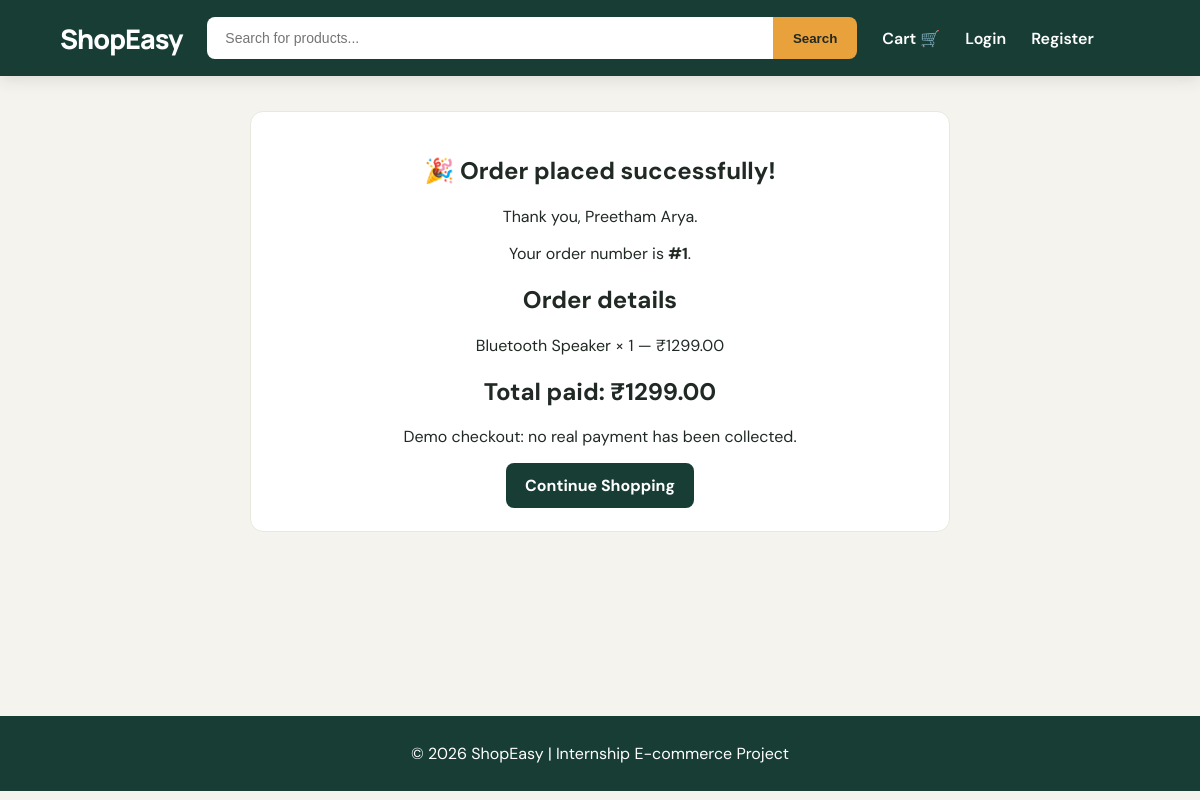
The page /order-success/1/ on the database its author committed.
### store/models.py (models this page shows, shortened)
class Order(models.Model):
    user = models.ForeignKey(
        "auth.User",
        on_delete=models.SET_NULL,
        null=True,
        blank=True,
        related_name="shop_orders"
    )
    customer_name = models.CharField(max_length=120)
    email = models.EmailField()
    phone = models.CharField(max_length=20)
    address = models.TextField()
    total_amount = models.DecimalField(max_digits=10, decimal_places=2)
    created_at = models.DateTimeField(auto_now_add=True)

class OrderItem(models.Model):
    order = models.ForeignKey(
        Order,
        related_name="items",
        on_delete=models.CASCADE
    )
    product = models.ForeignKey(Product, on_delete=models.PROTECT)
    product_name = models.CharField(max_length=200)
    price = models.DecimalField(max_digits=10, decimal_places=2)
    quantity = models.PositiveIntegerField()

### store/views.py (the view)
# urls.py: path("order-success/<int:order_id>/", views.order_success, name="order_success"),
def order_success(request, order_id):
    order = get_object_or_404(Order.objects.prefetch_related("items"), id=order_id)
    return render(request, "store/order_success.html", {"order": order})

### store/templates/store/order_success.html (shortened to what this page needs)
{% extends "store/base.html" %}
{% block content %}
<section class="success"><h1>🎉 Order placed successfully!</h1><p>Thank you, {{ order.customer_name }}.</p><p>Your order number is <strong>#{{ order.id }}</strong>.</p><h2>Order details</h2>
{% for item in order.items.all %}<p>{{ item.product_name }} × {{ item.quantity }} — ₹{{ item.price }}</p>{% endfor %}
<h2>Total paid: ₹{{ order.total_amount }}</h2><p class="note">Demo checkout: no real payment has been collected.</p><a class="button primary" href="{% url 'home' %}">Continue Shopping</a></section>
{% endblock %}

### static/store/style.css (style rules this page uses)
:root { --green: #173D35; --amber: #E9A23B; --cream: #F5F3ED; --sage: #DDE9E2; --dark: #202923; --muted: #78837B; --white: #FFFFFF; }
* { box-sizing: border-box; }
body { margin: 0; font-family: 'DM Sans', sans-serif; background: var(--cream); color: var(--dark); }
a { color: var(--green); text-decoration: none; }
.primary, .button { display: inline-block; background: var(--green); color: white; padding: 12px 19px; border: 0; border-radius: 8px; font-weight: 700; cursor: pointer; transition: background .2s; }
.cart-row, .form-card, .summary, .success { background: white; border: 1px solid #E8E8DF; border-radius: 13px; padding: 23px; margin-bottom: 18px; }
.success { text-align: center; max-width: 700px; margin: 35px auto; }

### rows shown on the page
Order: customer_name "Preetham Arya", id "1", total_amount "1299.00"
OrderItem: product_name "Bluetooth Speaker", quantity "1", price "1299.00"
